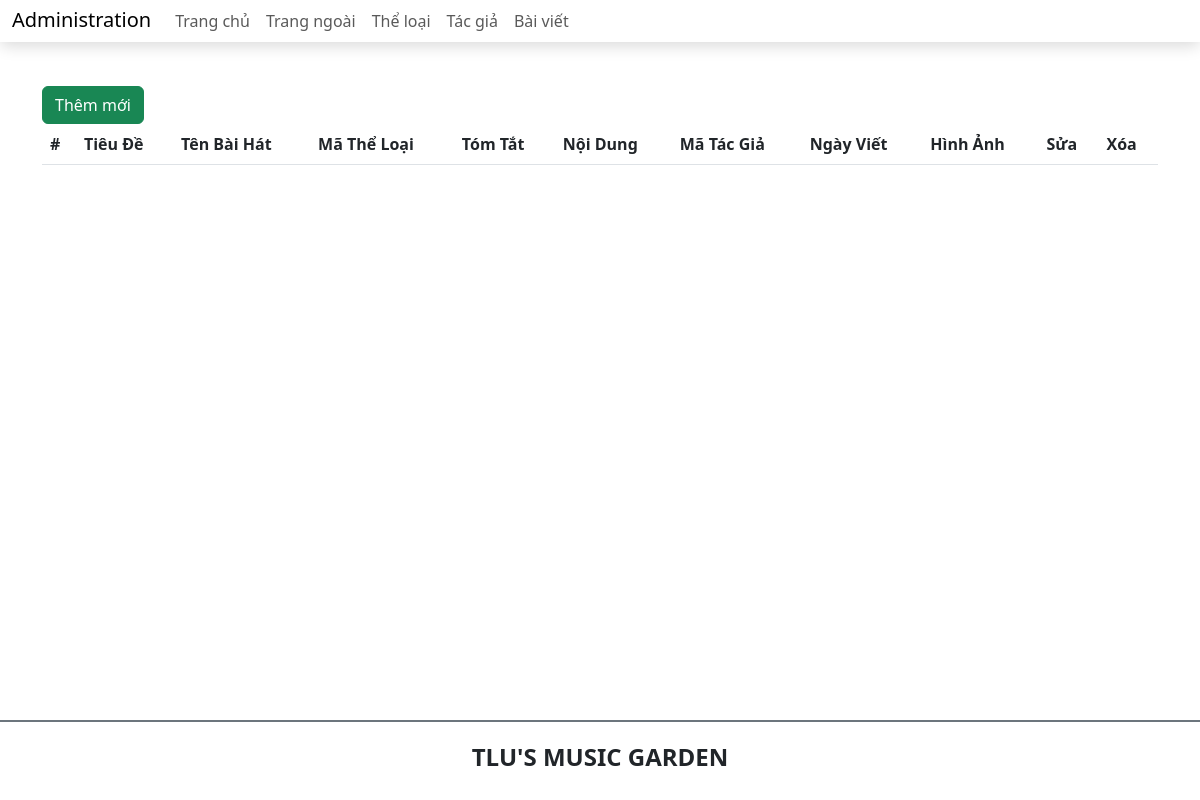
Before: /admin/article.php with the older database file.
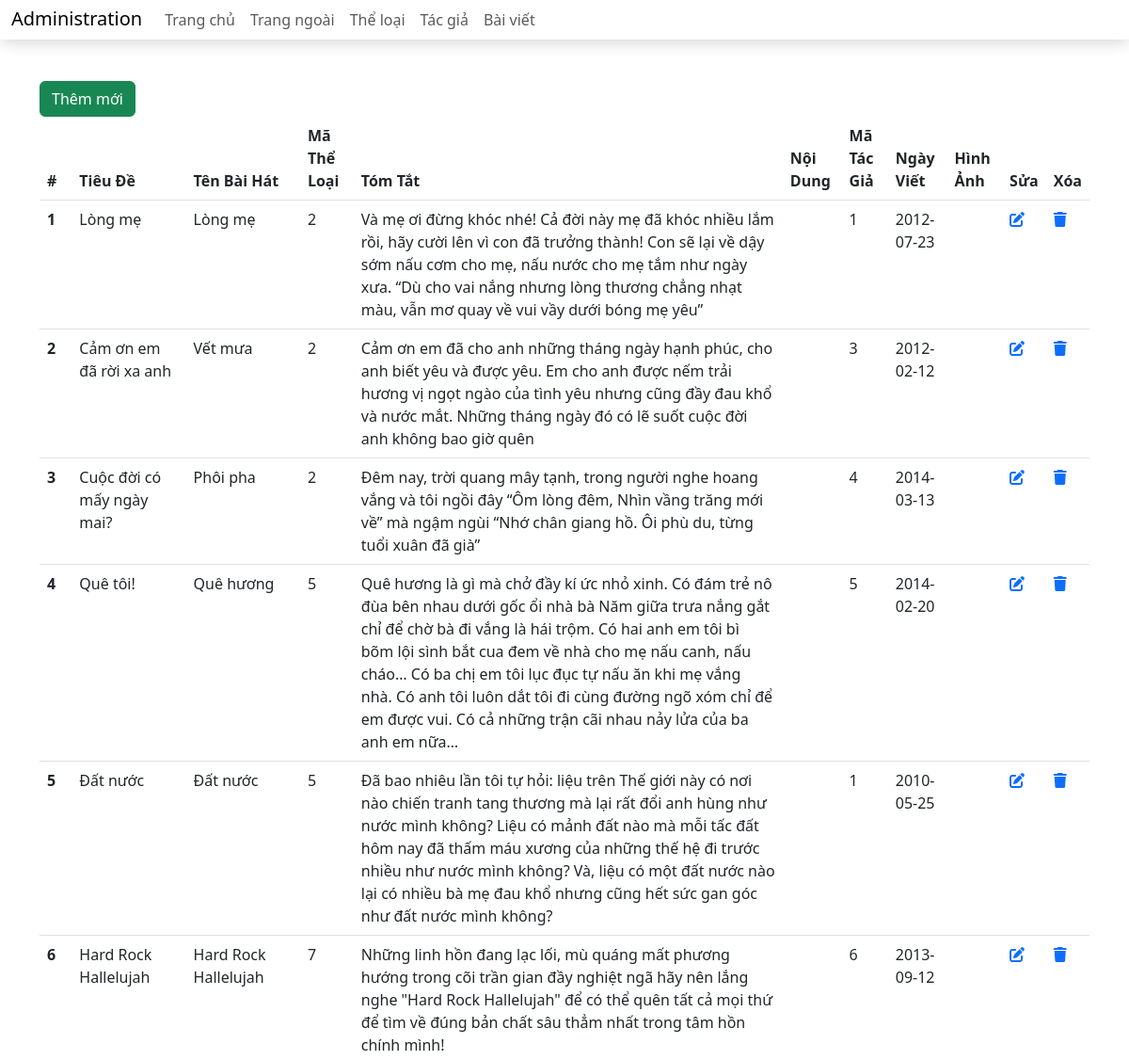
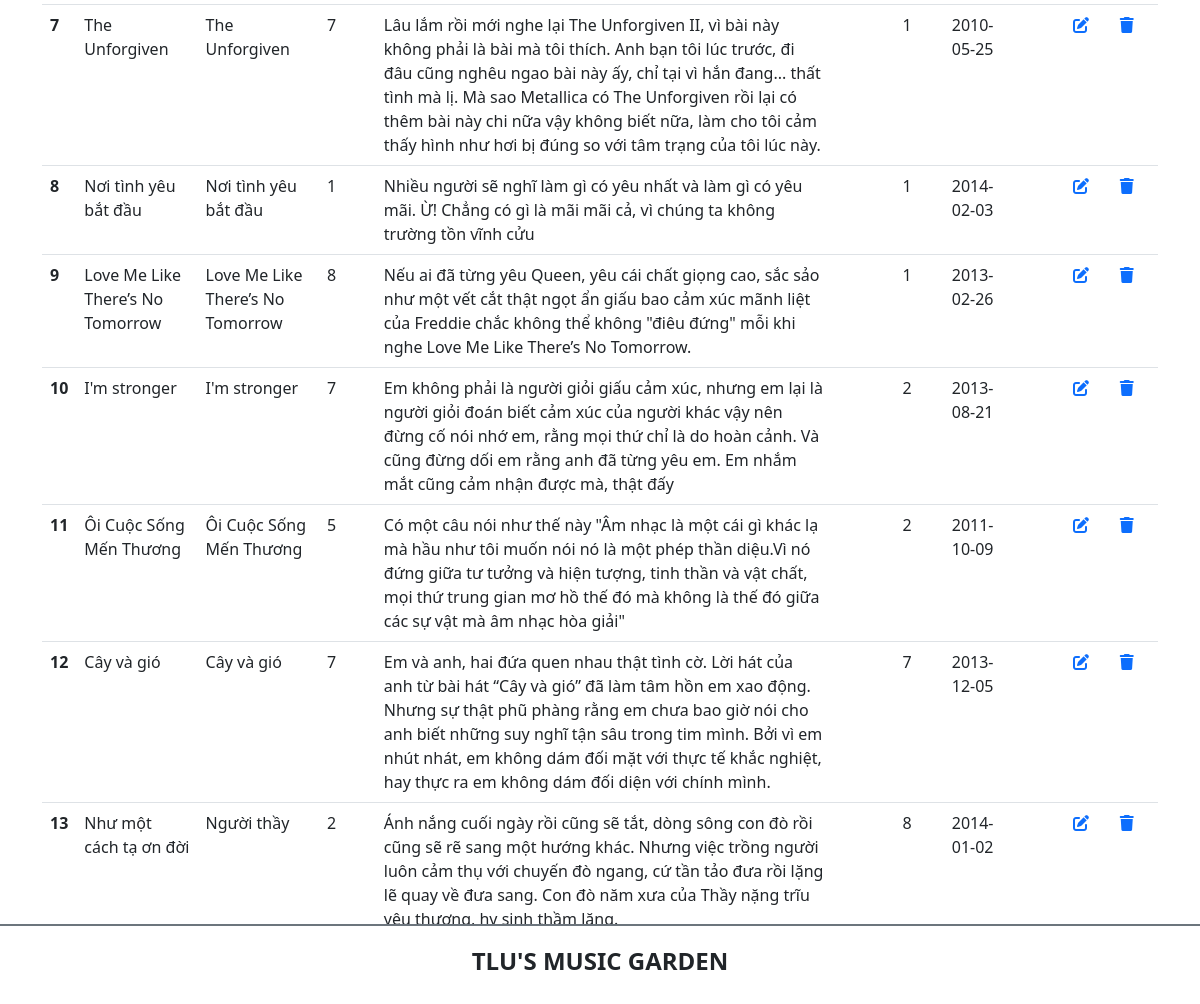
After: the same page with the newer database file (2 pictures, top to bottom).
### tables this page shows
CREATE TABLE `baiviet` (
  `ma_bviet` int(11) NOT NULL,
  `tieude` varchar(200) NOT NULL,
  `ten_bhat` varchar(100) NOT NULL,
  `ma_tloai` int(11) NOT NULL,
  `tomtat` text NOT NULL,
  `noidung` text DEFAULT NULL,
  `ma_tgia` int(11) NOT NULL,
  `ngayviet` date NOT NULL,
  `hinhanh` varchar(200) DEFAULT NULL
);

### admin/article.php (the view, shortened to what this page needs)
<?php include 'header_admin.php'?>
<main class="container mt-5 mb-5">
<div class="row">
                <div class="col-sm">
                    <a href="add_article.php" class="btn btn-success">Thêm mới</a>
                    <table class="table">
                        <thead>
                            <tr>
                                <th scope="col">#</th>
                                <th scope="col">Tiêu Đề </th>
                                <th scope="col">Tên Bài Hát </th>
                                <th scope="col">Mã Thể Loại </th>
                                <th scope="col">Tóm Tắt </th>
                                <th scope="col">Nội Dung</th>
                                <th scope="col">Mã Tác Giả</th>
                                <th scope="col">Ngày Viết </th>
                                <th scope="col">Hình Ảnh </th>
                                <th>Sửa</th>
                                <th>Xóa</th>
                            </tr>
                        </thead>
                        <tbody>
                            <?php
                            $conn = mysqli_connect('localhost', 'root', '', 'btth01_cse485');
                            $sql = "SELECT * FROM baiviet";
                            $result = mysqli_query($conn, $sql);
                            if (mysqli_num_rows($result) > 0) {
                                while ($row = mysqli_fetch_assoc($result)) {
                            ?>
                                    <th scope="row"><?=$row['ma_bviet'] ?></th>
                                    <td><?=$row['tieude'] ?></td>
                                    <td><?=$row['ten_bhat'] ?></td>
                                    <td><?=$row['ma_tloai'] ?></td>
                                    <td><?=$row['tomtat'] ?></td>
                                    <td><?=$row['noidung'] ?></td>
                                    <td><?=$row['ma_tgia'] ?></td>
                                    <td><?=$row['ngayviet'] ?></td>
                                    <td><a href="<?=$row['hinhanh'] ?>"></a></td>
                                    <td>
                                        <a href="edit_article.php?id=<?=$row['ma_bviet'] ?>"><i class="fa-solid fa-pen-to-square"></i></a>
                                    </td>
                                    <td>
                                        <a href=""><i class="fa-solid fa-trash"></i></a>
                                    </td>
                            <?php
                                }
                            }
                            ?>
                        </tbody>
                    </table>
                </div>
            </div>
        </main>
<?php include 'footer_admin.php';?>

### admin/header_admin.php (shortened to what this page needs)
<!DOCTYPE html>
<html lang="en">
<head>
    <link href="https://cdn.jsdelivr.net/npm/bootstrap@5.3.0-alpha1/dist/css/bootstrap.min.css" rel="stylesheet">
    <link rel="stylesheet" href="https://cdnjs.cloudflare.com/ajax/libs/font-awesome/6.3.0/css/all.min.css" />
    <link rel="stylesheet" href="css/style_login.css">
</head>
<body>
    <header>
        <nav class="navbar navbar-expand-lg bg-body-tertiary shadow p-3 bg-white rounded" style="margin-top: 0.5%;">
            <div class="container-fluid bg-white fixed-top">
                <div class="h3">
                    <a class="navbar-brand" href="#">Administration</a>
                </div>
                <div class="collapse navbar-collapse" id="navbarSupportedContent">
                    <ul class="navbar-nav me-auto mb-2 mb-lg-0">
                        <li class="nav-item">
                            <a class="nav-link" aria-current="page" href="./">Trang chủ</a>
                        </li>
                        <li class="nav-item">
                            <a class="nav-link" href="../index.php">Trang ngoài</a>
                        </li>
                        <li class="nav-item">
                            <a class="nav-link " href="category.php">Thể loại</a>
                        </li>
                        <li class="nav-item">
                            <a class="nav-link" href="author.php">Tác giả</a>
                        </li>
                        <li class="nav-item">
                            <a class="nav-link" href="article.php">Bài viết</a>
                        </li>
                    </ul>
                </div>
            </div>
        </nav>

### admin/footer_admin.php (shortened to what this page needs)
<footer class="bg-white d-flex justify-content-center align-items-center border-top border-secondary  border-2 fixed-bottom" style="height:80px">
        <h4 class="text-center text-uppercase fw-bold">TLU's music garden</h4>
    </footer>
</body>
</html>

Changed rows visible on the page:
added baiviet: ma_bviet "1", tieude "Lòng mẹ", ten_bhat "Lòng mẹ", ma_tloai "2", tomtat "Và mẹ ơi đừng khóc nhé! Cả đời này mẹ đã khóc nhiều lắm rồi, hãy cười lên vì con đã trưởng thành! Con sẽ lại về dậy sớm nấu cơm cho mẹ, nấu nước cho mẹ tắm như ngày xưa. “Dù cho vai nắng nhưng lòng thương chẳng nhạt màu, vẫn mơ quay về vui vầy dưới bóng mẹ yêu”", ma_tgia "1", ngayviet "2012-07-23"
added baiviet: ma_bviet "2", tieude "Cảm ơn em đã rời xa anh", ten_bhat "Vết mưa", ma_tloai "2", tomtat "Cảm ơn em đã cho anh những tháng ngày hạnh phúc, cho anh biết yêu và được yêu. Em cho anh được nếm trải hương vị ngọt ngào của tình yêu nhưng cũng đầy đau khổ và nước mắt. Những tháng ngày đó có lẽ suốt cuộc đời anh không bao giờ quên", ma_tgia "3", ngayviet "2012-02-12"
added baiviet: ma_bviet "3", tieude "Cuộc đời có mấy ngày mai?", ten_bhat "Phôi pha", ma_tloai "2", tomtat "Đêm nay, trời quang mây tạnh, trong người nghe hoang vắng và tôi ngồi đây “Ôm lòng đêm, Nhìn vầng trăng mới về” mà ngậm ngùi “Nhớ chân giang hồ. Ôi phù du, từng tuổi xuân đã già”", ma_tgia "4", ngayviet "2014-03-13"
added baiviet: ma_bviet "4", tieude "Quê tôi!", ten_bhat "Quê hương", ma_tloai "5", tomtat "Quê hương là gì mà chở đầy kí ức nhỏ xinh. Có đám trẻ nô đùa bên nhau dưới gốc ổi nhà bà Năm giữa trưa nắng gắt chỉ để chờ bà đi vắng là hái trộm. Có hai anh em tôi bì bõm lội sình bắt cua đem về nhà cho mẹ nấu canh, nấu cháo… Có ba chị em tôi lục đục tự nấu ăn khi mẹ vắng nhà. Có anh tôi luôn dắt tôi đi cùng đường ngõ xóm chỉ để em được vui. Có cả những trận cãi nhau nảy lửa của ba anh em nữa…", ma_tgia "5", ngayviet "2014-02-20"
added baiviet: ma_bviet "5", tieude "Đất nước", ten_bhat "Đất nước", ma_tloai "5", tomtat "Đã bao nhiêu lần tôi tự hỏi: liệu trên Thế giới này có nơi nào chiến tranh tang thương mà lại rất đổi anh hùng như nước mình không? Liệu có mảnh đất nào mà mỗi tấc đất hôm nay đã thấm máu xương của những thế hệ đi trước nhiều như nước mình không? Và, liệu có một đất nước nào lại có nhiều bà mẹ đau khổ nhưng cũng hết sức gan góc như đất nước mình không?", ma_tgia "1", ngayviet "2010-05-25"
added baiviet: ma_bviet "6", tieude "Hard Rock Hallelujah", ten_bhat "Hard Rock Hallelujah", ma_tloai "7", tomtat "Những linh hồn đang lạc lối, mù quáng mất phương hướng trong cõi trần gian đầy nghiệt ngã hãy nên lắng nghe \"Hard Rock Hallelujah\" để có thể quên tất cả mọi thứ để tìm về đúng bản chất sâu thẳm nhất trong tâm hồn chính mình!", ma_tgia "6", ngayviet "2013-09-12"
added baiviet: ma_bviet "7", tieude "The Unforgiven", ten_bhat "The Unforgiven", ma_tloai "7", tomtat "Lâu lắm rồi mới nghe lại The Unforgiven II, vì bài này không phải là bài mà tôi thích. Anh bạn tôi lúc trước, đi đâu cũng nghêu ngao bài này ấy, chỉ tại vì hắn đang... thất tình mà lị. Mà sao Metallica có The Unforgiven rồi lại có thêm bài này chi nữa vậy không biết nữa, làm cho tôi cảm thấy hình như hơi bị đúng so với tâm trạng của tôi lúc này.", ma_tgia "1", ngayviet "2010-05-25"
added baiviet: ma_bviet "8", tieude "Nơi tình yêu bắt đầu", ten_bhat "Nơi tình yêu bắt đầu", ma_tloai "1", tomtat "Nhiều người sẽ nghĩ làm gì có yêu nhất và làm gì có yêu mãi. Ừ! Chẳng có gì là mãi mãi cả, vì chúng ta không trường tồn vĩnh cửu", ma_tgia "1", ngayviet "2014-02-03"
added baiviet: ma_bviet "9", tieude "Love Me Like There’s No Tomorrow", ten_bhat "Love Me Like There’s No Tomorrow", ma_tloai "8", tomtat "Nếu ai đã từng yêu Queen, yêu cái chất giọng cao, sắc sảo như một vết cắt thật ngọt ẩn giấu bao cảm xúc mãnh liệt của Freddie chắc không thể không \"điêu đứng\" mỗi khi nghe Love Me Like There’s No Tomorrow.", ma_tgia "1", ngayviet "2013-02-26"
added baiviet: ma_bviet "10", tieude "I'm stronger", ten_bhat "I'm stronger", ma_tloai "7", tomtat "Em không phải là người giỏi giấu cảm xúc, nhưng em lại là người giỏi đoán biết cảm xúc của người khác vậy nên đừng cố nói nhớ em, rằng mọi thứ chỉ là do hoàn cảnh. Và cũng đừng dối em rằng anh đã từng yêu em. Em nhắm mắt cũng cảm nhận được mà, thật đấy", ma_tgia "2", ngayviet "2013-08-21"
added baiviet: ma_bviet "11", tieude "Ôi Cuộc Sống Mến Thương", ten_bhat "Ôi Cuộc Sống Mến Thương", ma_tloai "5", tomtat "Có một câu nói như thế này \"Âm nhạc là một cái gì khác lạ mà hầu như tôi muốn nói nó là một phép thần diệu.Vì nó đứng giữa tư tưởng và hiện tượng, tinh thần và vật chất, mọi thứ trung gian mơ hồ thế đó mà không là thế đó giữa các sự vật mà âm nhạc hòa giải\"", ma_tgia "2", ngayviet "2011-10-09"
added baiviet: ma_bviet "12", tieude "Cây và gió", ten_bhat "Cây và gió", ma_tloai "7", tomtat "Em và anh, hai đứa quen nhau thật tình cờ. Lời hát của anh từ bài hát “Cây và gió” đã làm tâm hồn em xao động. Nhưng sự thật phũ phàng rằng em chưa bao giờ nói cho anh biết những suy nghĩ tận sâu trong tim mình. Bởi vì em nhút nhát, em không dám đối mặt với thực tế khắc nghiệt, hay thực ra em không dám đối diện với chính mình.", ma_tgia "7", ngayviet "2013-12-05"
added baiviet: ma_bviet "13", tieude "Như một cách tạ ơn đời", ten_bhat "Người thầy", ma_tloai "2", tomtat "Ánh nắng cuối ngày rồi cũng sẽ tắt, dòng sông con đò rồi cũng sẽ rẽ sang một hướng khác. Nhưng việc trồng người luôn cảm thụ với chuyến đò ngang, cứ tần tảo đưa rồi lặng lẽ quay về đưa sang. Con đò năm xưa của Thầy nặng trĩu yêu thương, hy sinh thầm lặng.", ma_tgia "8", ngayviet "2014-01-02"
